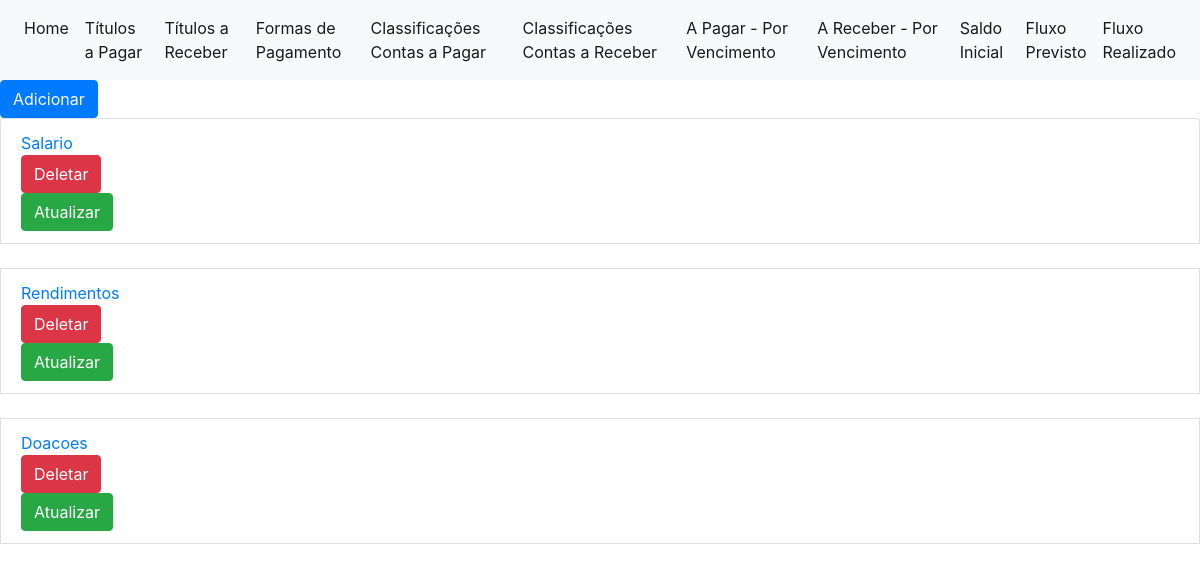
Page /classificacaoreceber/classificacoesreceber/ on the committed database.
### fluxocaixa/models.py (models this page shows, shortened)
class ClassificacaoReceber(models.Model):
    descricao = models.CharField(max_length=30)
    objects = ClassificacaoManager()

### fluxocaixa/views/vclassificacaoreceber.py (the view)
# urls.py: path('classificacaoreceber/classificacoesreceber/', vclassificacaoreceber.classificacoesreceber, name='classificacoesreceber'),
def classificacoesreceber(request):
    db_lista = ClassificacaoReceber.objects.todos().values()
    payload = { 'lista' : list(db_lista) }
    template = loader.get_template('classificacaoreceber/listar.html')
    return HttpResponse(template.render(payload, request))

### fluxocaixa/models.py (called while the page is built)
    def todos(self):
        result = self.all()
        return result

### fluxocaixa/templates/classificacaoreceber/listar.html
{% extends 'base.html' %}
{% block content %}
    {% if lista %}
        <a class="btn btn-primary" href="{% url 'nova_classificacaoreceber' %}">Adicionar</a>
		<ul class="list-group">
		{% for i in lista %}
			<li class="list-group-item list-group-item-action">
                <a href="/fluxo/classificacaoreceber/{{ i.id }}">{{ i.descricao }} </a>
                <br />
                <a class="btn btn-danger" href="/fluxo/classificacaoreceber/deletar/{{ i.id }}">Deletar</a>
                <br />
                <a class="btn btn-success" href="/fluxo/classificacaoreceber/atualizar/{{ i.id }}">Atualizar</a>
            </li>
            <br />
		{% endfor %}
        </ul>
	{% else %}
		<p>Nenhum item localizado para exibição.</p>
    {% endif %}
{% endblock %}

### rows in the picture
ClassificacaoReceber: descricao "Salario"
ClassificacaoReceber: descricao "Rendimentos"
ClassificacaoReceber: descricao "Doacoes"
